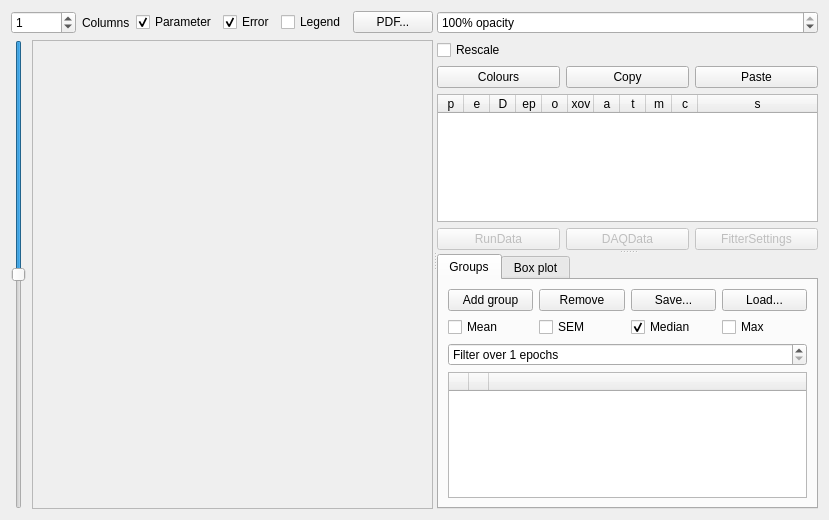
<?xml version="1.0" encoding="UTF-8"?>
<ui version="4.0">
 <class>ParameterFitPlotter</class>
 <widget class="QWidget" name="ParameterFitPlotter">
  <property name="geometry">
   <rect>
    <x>0</x>
    <y>0</y>
    <width>829</width>
    <height>520</height>
   </rect>
  </property>
  <property name="windowTitle">
   <string>Parameter fits</string>
  </property>
  <layout class="QGridLayout" name="gridLayout_4">
   <item row="0" column="0">
    <widget class="QSplitter" name="splitter">
     <property name="orientation">
      <enum>Qt::Horizontal</enum>
     </property>
     <widget class="QWidget" name="widget" native="true">
      <layout class="QGridLayout" name="gridLayout">
       <item row="0" column="0" colspan="2">
        <widget class="QSpinBox" name="columns">
         <property name="wrapping">
          <bool>true</bool>
         </property>
         <property name="minimum">
          <number>1</number>
         </property>
         <property name="value">
          <number>1</number>
         </property>
        </widget>
       </item>
       <item row="1" column="0">
        <widget class="QSlider" name="slider">
         <property name="minimum">
          <number>1</number>
         </property>
         <property name="maximum">
          <number>1000</number>
         </property>
         <property name="singleStep">
          <number>10</number>
         </property>
         <property name="pageStep">
          <number>100</number>
         </property>
         <property name="value">
          <number>500</number>
         </property>
         <property name="orientation">
          <enum>Qt::Vertical</enum>
         </property>
         <property name="invertedAppearance">
          <bool>true</bool>
         </property>
        </widget>
       </item>
       <item row="0" column="6">
        <widget class="QPushButton" name="pdf">
         <property name="text">
          <string>PDF...</string>
         </property>
        </widget>
       </item>
       <item row="0" column="4">
        <widget class="QCheckBox" name="error">
         <property name="text">
          <string>Error</string>
         </property>
         <property name="checked">
          <bool>true</bool>
         </property>
        </widget>
       </item>
       <item row="1" column="1" colspan="6">
        <widget class="QScrollArea" name="scrollArea">
         <property name="widgetResizable">
          <bool>true</bool>
         </property>
         <widget class="QCustomPlot" name="panel">
          <property name="geometry">
           <rect>
            <x>0</x>
            <y>0</y>
            <width>406</width>
            <height>453</height>
           </rect>
          </property>
         </widget>
        </widget>
       </item>
       <item row="0" column="2">
        <widget class="QLabel" name="label">
         <property name="text">
          <string>Columns</string>
         </property>
        </widget>
       </item>
       <item row="0" column="3">
        <widget class="QCheckBox" name="param">
         <property name="text">
          <string>Parameter</string>
         </property>
         <property name="checked">
          <bool>true</bool>
         </property>
        </widget>
       </item>
       <item row="0" column="5">
        <widget class="QCheckBox" name="legend">
         <property name="text">
          <string>Legend</string>
         </property>
        </widget>
       </item>
      </layout>
     </widget>
     <widget class="QSplitter" name="sidebar">
      <property name="orientation">
       <enum>Qt::Vertical</enum>
      </property>
      <widget class="QWidget" name="widget_3" native="true">
       <layout class="QGridLayout" name="gridLayout_3">
        <item row="2" column="0">
         <widget class="QPushButton" name="sepcols">
          <property name="text">
           <string>Colours</string>
          </property>
          <property name="checkable">
           <bool>true</bool>
          </property>
         </widget>
        </item>
        <item row="2" column="2">
         <widget class="QPushButton" name="paste">
          <property name="text">
           <string>Paste</string>
          </property>
         </widget>
        </item>
        <item row="0" column="0" colspan="3">
         <widget class="QSpinBox" name="opacity">
          <property name="suffix">
           <string>% opacity</string>
          </property>
          <property name="maximum">
           <number>100</number>
          </property>
          <property name="singleStep">
           <number>5</number>
          </property>
          <property name="value">
           <number>100</number>
          </property>
         </widget>
        </item>
        <item row="2" column="1">
         <widget class="QPushButton" name="copy">
          <property name="text">
           <string>Copy</string>
          </property>
         </widget>
        </item>
        <item row="4" column="0" colspan="3">
         <widget class="QTableWidget" name="fits">
          <property name="selectionBehavior">
           <enum>QAbstractItemView::SelectRows</enum>
          </property>
          <property name="textElideMode">
           <enum>Qt::ElideLeft</enum>
          </property>
          <property name="horizontalScrollMode">
           <enum>QAbstractItemView::ScrollPerPixel</enum>
          </property>
          <property name="wordWrap">
           <bool>false</bool>
          </property>
          <attribute name="horizontalHeaderDefaultSectionSize">
           <number>26</number>
          </attribute>
          <attribute name="horizontalHeaderHighlightSections">
           <bool>false</bool>
          </attribute>
          <attribute name="horizontalHeaderMinimumSectionSize">
           <number>10</number>
          </attribute>
          <attribute name="horizontalHeaderStretchLastSection">
           <bool>true</bool>
          </attribute>
          <attribute name="verticalHeaderDefaultSectionSize">
           <number>25</number>
          </attribute>
          <column>
           <property name="text">
            <string>p</string>
           </property>
           <property name="toolTip">
            <string>Parameter colour</string>
           </property>
          </column>
          <column>
           <property name="text">
            <string>e</string>
           </property>
           <property name="toolTip">
            <string>Error colour</string>
           </property>
          </column>
          <column>
           <property name="text">
            <string>D</string>
           </property>
           <property name="toolTip">
            <string>Deck number</string>
           </property>
          </column>
          <column>
           <property name="text">
            <string>ep</string>
           </property>
           <property name="toolTip">
            <string>Epochs</string>
           </property>
          </column>
          <column>
           <property name="text">
            <string>o</string>
           </property>
           <property name="toolTip">
            <string>Stimulation order</string>
           </property>
          </column>
          <column>
           <property name="text">
            <string>xov</string>
           </property>
           <property name="toolTip">
            <string>Crossover</string>
           </property>
          </column>
          <column>
           <property name="text">
            <string>a</string>
           </property>
           <property name="toolTip">
            <string>Annealing</string>
           </property>
          </column>
          <column>
           <property name="text">
            <string>t</string>
           </property>
           <property name="toolTip">
            <string>Target type</string>
           </property>
          </column>
          <column>
           <property name="text">
            <string>m</string>
           </property>
           <property name="toolTip">
            <string>Method</string>
           </property>
          </column>
          <column>
           <property name="text">
            <string>c</string>
           </property>
           <property name="toolTip">
            <string>Clustering</string>
           </property>
          </column>
          <column>
           <property name="text">
            <string>s</string>
           </property>
           <property name="toolTip">
            <string>Mutation selectivity (0: nonspecific, 1: graded, 2: target only)</string>
           </property>
          </column>
         </widget>
        </item>
        <item row="1" column="0" colspan="3">
         <widget class="QCheckBox" name="rescale">
          <property name="text">
           <string>Rescale</string>
          </property>
         </widget>
        </item>
        <item row="5" column="0" colspan="3">
         <widget class="QWidget" name="settingsButtons" native="true">
          <property name="enabled">
           <bool>false</bool>
          </property>
          <layout class="QGridLayout" name="gridLayout_5">
           <property name="leftMargin">
            <number>0</number>
           </property>
           <property name="topMargin">
            <number>0</number>
           </property>
           <property name="rightMargin">
            <number>0</number>
           </property>
           <property name="bottomMargin">
            <number>0</number>
           </property>
           <item row="0" column="0">
            <widget class="QPushButton" name="rundata">
             <property name="text">
              <string>RunData</string>
             </property>
            </widget>
           </item>
           <item row="0" column="1">
            <widget class="QPushButton" name="daqdata">
             <property name="text">
              <string>DAQData</string>
             </property>
            </widget>
           </item>
           <item row="0" column="2">
            <widget class="QPushButton" name="fittersettings">
             <property name="text">
              <string>FitterSettings</string>
             </property>
            </widget>
           </item>
          </layout>
         </widget>
        </item>
       </layout>
      </widget>
      <widget class="QTabWidget" name="tabWidget_2">
       <property name="currentIndex">
        <number>0</number>
       </property>
       <widget class="QWidget" name="tabWidget_2Page1">
        <attribute name="title">
         <string>Groups</string>
        </attribute>
        <layout class="QGridLayout" name="gridLayout_2">
         <item row="1" column="2">
          <widget class="QCheckBox" name="median">
           <property name="text">
            <string>Median</string>
           </property>
           <property name="checked">
            <bool>true</bool>
           </property>
          </widget>
         </item>
         <item row="3" column="0" colspan="4">
          <widget class="QTableWidget" name="groups">
           <property name="selectionBehavior">
            <enum>QAbstractItemView::SelectRows</enum>
           </property>
           <attribute name="horizontalHeaderDefaultSectionSize">
            <number>15</number>
           </attribute>
           <attribute name="horizontalHeaderHighlightSections">
            <bool>false</bool>
           </attribute>
           <attribute name="horizontalHeaderMinimumSectionSize">
            <number>10</number>
           </attribute>
           <attribute name="horizontalHeaderStretchLastSection">
            <bool>true</bool>
           </attribute>
           <attribute name="verticalHeaderDefaultSectionSize">
            <number>25</number>
           </attribute>
           <column>
            <property name="text">
             <string/>
            </property>
           </column>
           <column>
            <property name="text">
             <string/>
            </property>
           </column>
           <column>
            <property name="text">
             <string/>
            </property>
           </column>
          </widget>
         </item>
         <item row="1" column="0">
          <widget class="QCheckBox" name="mean">
           <property name="text">
            <string>Mean</string>
           </property>
          </widget>
         </item>
         <item row="1" column="3">
          <widget class="QCheckBox" name="max">
           <property name="text">
            <string>Max</string>
           </property>
          </widget>
         </item>
         <item row="1" column="1">
          <widget class="QCheckBox" name="SEM">
           <property name="text">
            <string>SEM</string>
           </property>
          </widget>
         </item>
         <item row="0" column="0">
          <widget class="QPushButton" name="addGroup">
           <property name="text">
            <string>Add group</string>
           </property>
          </widget>
         </item>
         <item row="0" column="1">
          <widget class="QPushButton" name="delGroup">
           <property name="text">
            <string>Remove</string>
           </property>
          </widget>
         </item>
         <item row="0" column="2">
          <widget class="QPushButton" name="saveGroups">
           <property name="text">
            <string>Save...</string>
           </property>
          </widget>
         </item>
         <item row="0" column="3">
          <widget class="QPushButton" name="loadGroups">
           <property name="text">
            <string>Load...</string>
           </property>
          </widget>
         </item>
         <item row="2" column="0" colspan="4">
          <widget class="QSpinBox" name="filter">
           <property name="suffix">
            <string> epochs</string>
           </property>
           <property name="prefix">
            <string>Filter over </string>
           </property>
           <property name="minimum">
            <number>1</number>
           </property>
           <property name="maximum">
            <number>999</number>
           </property>
           <property name="singleStep">
            <number>10</number>
           </property>
          </widget>
         </item>
        </layout>
       </widget>
       <widget class="QWidget" name="tab">
        <attribute name="title">
         <string>Box plot</string>
        </attribute>
        <layout class="QGridLayout" name="gridLayout_6">
         <item row="0" column="1">
          <widget class="QPushButton" name="boxplot_pdf">
           <property name="text">
            <string>PDF...</string>
           </property>
          </widget>
         </item>
         <item row="0" column="0">
          <widget class="QSpinBox" name="boxplot_epoch">
           <property name="prefix">
            <string>Epoch </string>
           </property>
           <property name="maximum">
            <number>10000</number>
           </property>
          </widget>
         </item>
         <item row="1" column="0" colspan="2">
          <widget class="QCustomPlot" name="boxplot" native="true"/>
         </item>
        </layout>
       </widget>
      </widget>
     </widget>
    </widget>
   </item>
  </layout>
 </widget>
 <customwidgets>
  <customwidget>
   <class>QCustomPlot</class>
   <extends>QWidget</extends>
   <header>qcustomplot.h</header>
   <container>1</container>
  </customwidget>
 </customwidgets>
 <resources/>
 <connections/>
</ui>
